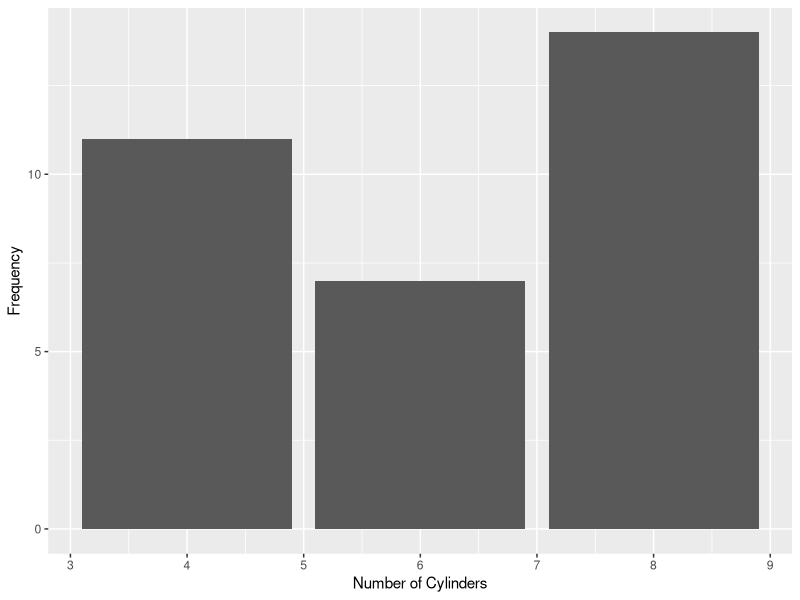
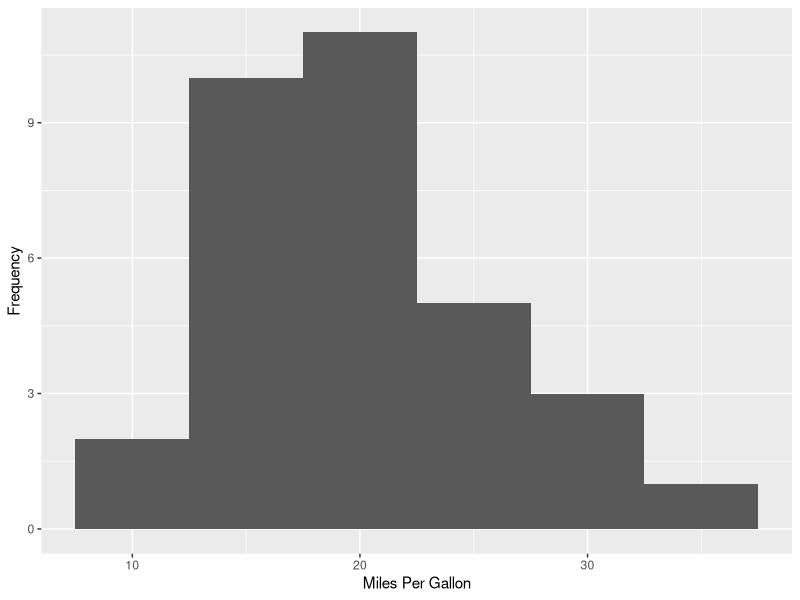
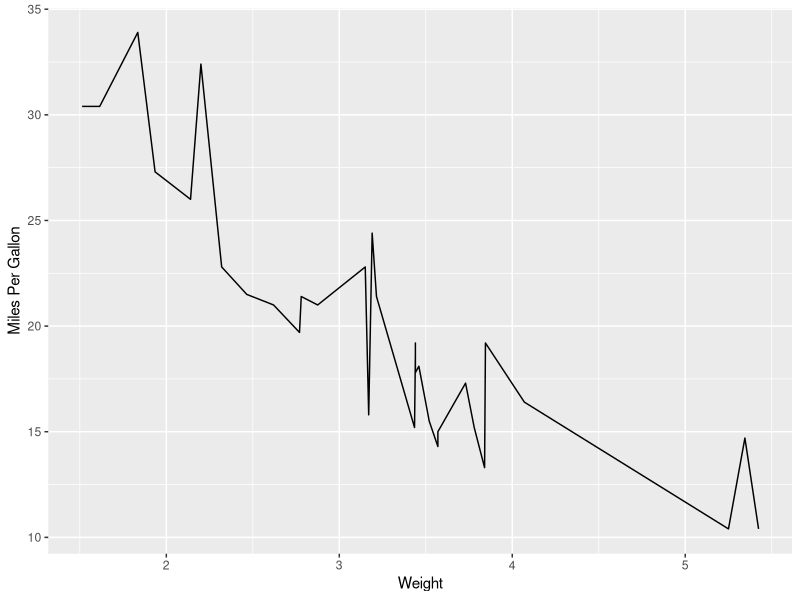
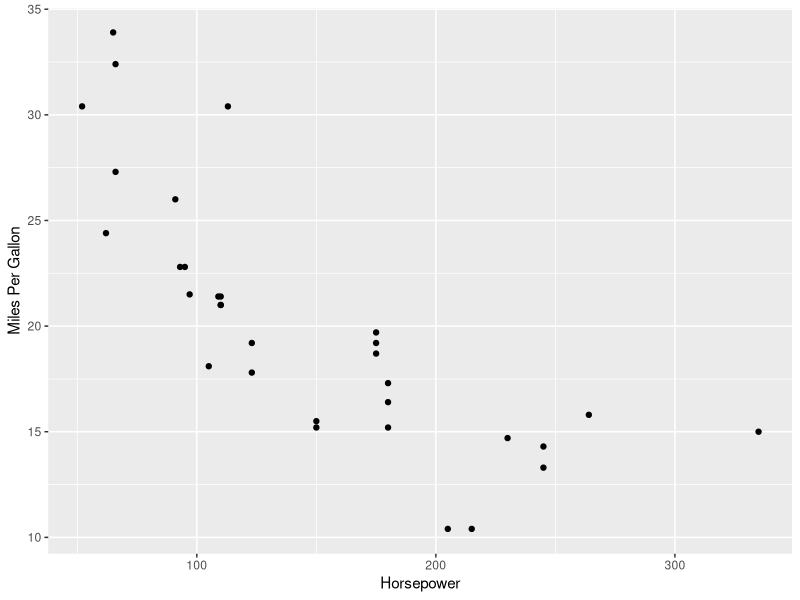
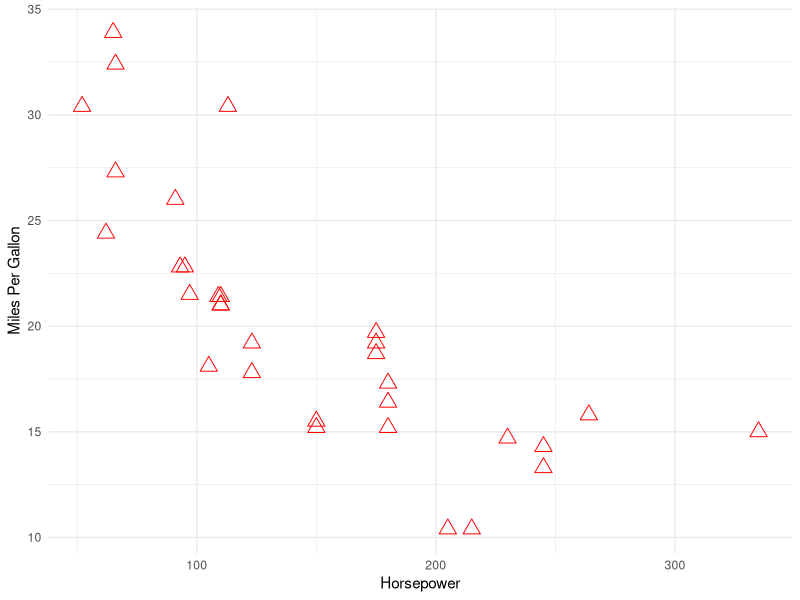

R code for these plots, in order:
## ---- chunk 1
install.packages("knitr")
library(knitr)
## ---- chunk 2
knitr::opts_chunk$set(echo = TRUE)
## ---- chunk 3
#install the library ggplot2
install.packages("ggplot2")
library(ggplot2)
## ---- chunk 4
#create dataset mtcars
data(mtcars)

## ---- chunk 5
#view top five rows of mtcars
head(mtcars)

## ---- chunk 6
#view bottom 5 rows of mtcars
tail(mtcars)

## ---- chunk 7
#summary of our dataset
summary(mtcars)

## ---- chunk 8
#Bar Chart
ggplot(mtcars, aes(x=cyl)) + 
  geom_bar() +
  xlab("Number of Cylinders") +
  ylab("Frequency")

## ---- chunk 9
#Histogram
ggplot(mtcars, aes(x=mpg)) + 
  geom_histogram(binwidth=5) +
  xlab("Miles Per Gallon") +
  ylab("Frequency")
  
## ---- chunk 10
#Line Chart
ggplot(mtcars, aes(x=wt, y=mpg)) +
  geom_line() +
  xlab("Weight") + 
  ylab("Miles Per Gallon")

## ---- chunk 11
#Scatterplot
ggplot(mtcars, aes(x=hp, y=mpg)) +
  geom_point() +
  xlab("Horsepower") +
  ylab("Miles Per Gallon")

## ---- chunk 12
#Customization
ggplot(mtcars, aes(x=hp, y=mpg)) +
  geom_point(color = "red", size=4, shape=2) +
  xlab("Horsepower") +
  ylab("Miles Per Gallon") +
  theme_minimal()

